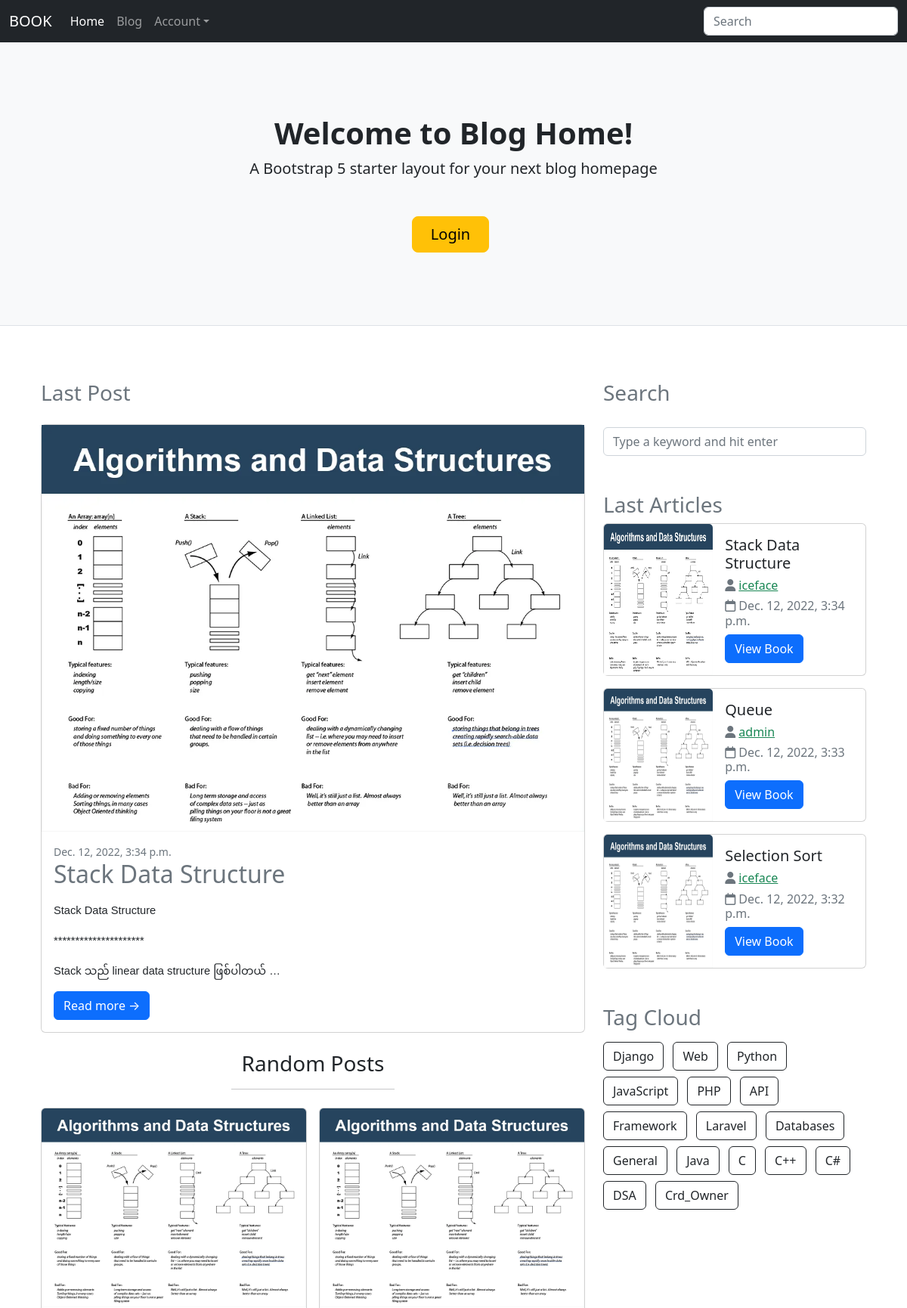
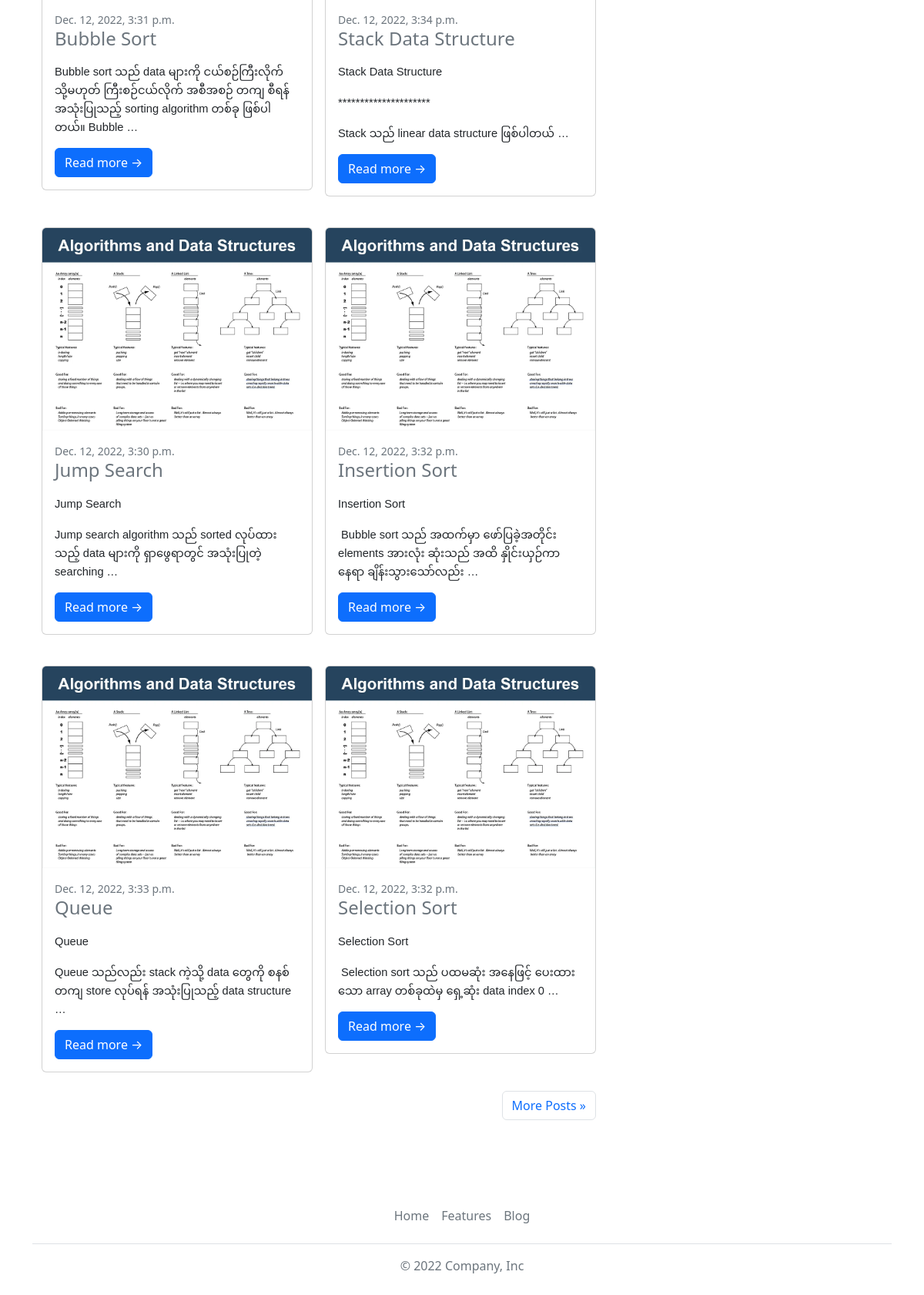
Screenshot of /blog/ with the database file from the repository (2 pictures, top to bottom).
### blog/models.py (models this page shows, shortened)
class Blog(models.Model):
    STATUS_CHOICE = (
        (0, "Draft"),
        (1, "Public"),
    )
    title = models.CharField(max_length=254)
    user = models.ForeignKey(User, on_delete=models.CASCADE)
    slug = models.SlugField()
    body = RichTextUploadingField(blank=True)
    created_date = models.DateTimeField(default=timezone.now)
    edited_date = models.DateTimeField(auto_now_add=True)
    tags = models.ManyToManyField(Tag, blank=True)
    image = models.ImageField(upload_to=None, null=True, blank=True)
    status = models.IntegerField(choices=STATUS_CHOICE, default=0)

### tags/models.py (models this page shows, shortened)
class Tag(models.Model):
    name = models.CharField(max_length=100)

### blog/views.py (the view)
# urls.py: path("", views.home, name="home"),
def home(request):
    post_all = Blog.objects.filter(status=1).order_by("-created_date")[:6]
    lasts_post = Blog.objects.order_by("-created_date")[:1:0].get()
    posts = []
    for post in post_all:
        posts.append(post)
    shuffle(posts)
    context = {
        "posts": posts,
        "get_tags": Tag.objects.all(),
        "lastposts": Blog.objects.all().order_by("-created_date")[:3],
        "lasts": lasts_post,
    }
    return render(request, "blog/blog_home.html", context)

### templates/blog/blog_home.html (shortened to what this page needs)
{% extends 'base.html' %}
{% load static %}
{% block content %}
    <header class="py-5 bg-light border-bottom mb-4">
        <div class="container">
            <div class="text-center my-5">
                <h1 class="fw-bolder">Welcome to Blog Home!</h1>
                <p class="lead mb-0">A Bootstrap 5 starter layout for your next blog homepage</p>
                {% if request.user.is_authenticated %}
                <div class="text-center mt-5">
		        	<a href="{% url 'blog:upload' request.user.id %}" class="btn btn-warning btn-lg px-4 me-md-2">Create a Post.</a>
		        </div>
                {% else %}
                <div class="text-center mt-5">
                    <a href="{% url 'accounts:login' %}" class="btn btn-warning btn-lg px-4 me-md-2">Login</a>
                </div>
                {% endif %}
            </div>
        </div>
    </header>
	<div class="container px-4 py-5" id="custom-cards">
		<div class="row">
			<div class="col-12 col-lg-8">
                <h3 class="text-muted mb-4">Last Post</h3>
                <div class="card mb-4">
                    <a href="{% url 'blog:detail' lasts.slug %}"><img class="img-fluid" src="{{ lasts.image.url }}" alt="{{ lasts.title }}" /></a>
                    <div class="card-body">
                        <div class="small text-muted">{{ lasts.created_date }}</div>
                        <h2 class="card-title">
                            <a class="text-decoration-none link-secondary" href="{% url 'blog:detail' lasts.slug %}">
                                {{ lasts.title }}
                            </a>
                        </h2>
                        <p class="card-text">{{ lasts.body |truncatewords:"20" | safe }}</p>
                        <a class="btn btn-primary" href="{% url 'blog:detail' lasts.slug %}">Read more →</a>
                    </div>
                </div>
                <div class="text-center mb-4">
                     <h3 class="mb-3">Random Posts</h3>
                    <hr class="text-center" style="width: 30%; margin: 0 auto;">
                </div>
                <div class="row g-3">
                	{% for post in posts %}
                	<div class="col-12 col-lg-6">
                		<div class="card mb-4">
                            <a href="{% url 'blog:detail' post.slug %}"><img class="card-img-top" src="{{ post.image.url }}" alt="{{ post.title }}" /></a>
                            <div class="card-body">
                                <div class="small text-muted">{{ post.created_date }}</div>
                                <h2 class="card-title h4">
                                    <a class="text-decoration-none link-secondary" href="{% url 'blog:detail' post.slug %}">
                                    {{ post.title }}</a>
                                </h2>
                                <p class="card-text">{{ post.body |truncatewords:"20" | safe}}</p>
                                <a class="btn btn-primary" href="{% url 'blog:detail' post.slug %}">Read more →</a>
                            </div>
                        </div>
                	</div>
                	{% endfor %}
                </div>
                <nav aria-label="Page navigation example">
                  <ul class="pagination justify-content-end">
                    <li class="page-item">
                      <a class="page-link" href="{% url 'blog:posts' %}">More Posts<span aria-hidden="true">  &raquo;</span></a>
                    </li>
                  </ul>
                </nav>
			</div>
			{% include 'blog/tags.html' %}
		</div>
	</div>
{% endblock %}

### templates/blog/tags.html (shortened to what this page needs)
<div class="col-12 col-lg-4">
	<h3 class="text-muted mb-1">Search</h3>
	<div class="sidebar-box pt-md-4 mb-5">
        <form action="{% url 'book:search' %}" class="search-form" method="GET">
            <div class="form-group">
                <input type="text" name="q" class="form-control" placeholder="Type a keyword and hit enter">
            </div>
        </form>
    </div>
    <div class="mb-5">
	    <h3 class="text-muted">Last Articles</h3>
	    {% for post in lastposts %}
	    <div class="card mb-3" style="max-width: ;">
		    <div class="row g-0">
		        <div class="col-sm-5">
		            <img src="{{ post.image.url }}" class="card-img-top h-100" alt="{{ post.title }}">
		        </div>
		        <div class="col-sm-7">
		            <div class="card-body">
		                <h5 class="card-title">{{ post.title }}</h5>
		                <p class="h6 text-muted"><i class="fa-solid fa-user"></i>
		                	<a href="{% url 'book:book_user_profile' post.user.id %}" class="link-success">{{ post.user }}</a>
		                </p>
		                <p class="h6 text-muted mt-2"><i class="fa-regular fa-calendar"></i>
                        	{{ post.created_date }}
                        </p>
		                <a href="{% url 'blog:detail' post.slug %}" class="btn btn-primary">View Book</a>
		            </div>
		        </div>
		    </div>
		</div>
		{% endfor %}
	</div>
    <div class="mb-3">
        <h3 class="text-muted mb-3">Tag Cloud</h3>
        <ul class="list-inline">
		    {% for tag in get_tags %}
		    	<li class="list-inline-item mb-2"><a href="{% url 'book:view_tags' tag.name %}" class="btn btn-outline-dark">{{ tag.name }}</a></li>
		    {% endfor %}
		</ul>
    </div>
</div>

### rows the page displays
Blog: image (picture), created_date "Dec. 12, 2022, 3:34 p.m.", title "Stack Data Structure", body "Stack Data Structure ********************* Stack သည် linear data structure ဖြစ်ပါတယ် …", user "iceface"
Blog: image (picture), created_date "Dec. 12, 2022, 3:31 p.m.", title "Bubble Sort", body "Bubble sort သည် data များကို ငယ်စဉ်ကြီးလိုက် သို့မဟုတ် ကြီးစဉ်ငယ်လိုက် အစီအစဉ် တကျ စီရန် အသုံးပြုသည့် sorting algorithm တစ်ခု ဖြစ်ပါတယ်။ Bubble …"
Blog: image (picture), created_date "Dec. 12, 2022, 3:30 p.m.", title "Jump Search", body "Jump Search Jump search algorithm သည် sorted လုပ်ထားသည့် data များကို ရှာဖွေရာတွင် အသုံးပြုတဲ့ searching …"
Blog: image (picture), created_date "Dec. 12, 2022, 3:32 p.m.", title "Insertion Sort", body "Insertion Sort Bubble sort သည် အထက်မှာ ဖော်ပြခဲ့အတိုင်း elements အားလုံး ဆုံးသည် အထိ နှိုင်းယှဉ်ကာ နေရာ ချိန်းသွားသော်လည်း …"
Blog: image (picture), created_date "Dec. 12, 2022, 3:33 p.m.", title "Queue", body "Queue Queue သည်လည်း stack ကဲ့သို့ data တွေကို စနစ် တကျ store လုပ်ရန် အသုံးပြုသည့် data structure …", user "admin"
Blog: image (picture), created_date "Dec. 12, 2022, 3:32 p.m.", title "Selection Sort", body "Selection Sort Selection sort သည် ပထမဆုံး အနေဖြင့် ပေးထားသော array တစ်ခုထဲမှ ရှေ့ဆုံး data index 0 …", user "iceface"
Tag: name "Django"
Tag: name "Web"
Tag: name "Python"
Tag: name "JavaScript"
Tag: name "PHP"
Tag: name "API"
Tag: name "Framework"
Tag: name "Laravel"
Tag: name "Databases"
Tag: name "General"
Tag: name "Java"
Tag: name "C"
Tag: name "C++"
Tag: name "C#"
Tag: name "DSA"
Tag: name "Crd_Owner"
